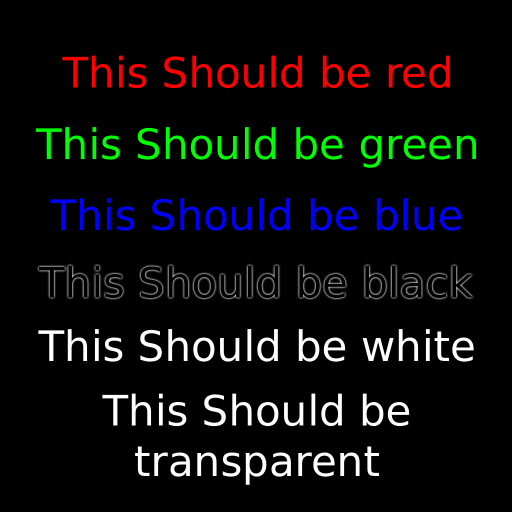
#> input picture Channel_Packing_Tool/default_assets/ORMA.png, 1024 x 1024 px (shown at 1/2 size)
$ python tool.py
#> lines starting #> are read from the running program, lines starting #| are printed output that depends on the picture
print ("tool opened")

from PIL import Image
import PIL
import numpy as np
import matplotlib.pyplot as plt
from tkinter import filedialog
#from tkinter import * #breaks image from PIL, don't use unless essential
#import tkinter as tk

print("librarys loaded")

##-----------------------Notes-----------------------
'''
imageVarName.Image.thumbnail((256,256)) #resizes an image -> PIL function


#default paths:
    #Output Path ./Channel_Packing_Tool/default_output/FILENAME.png
    #Input Path ./Channel_Packing_Tool/default_assets/FILENAME.png

#default asset names:
    Red=Occlusion.png
    Green=Roughness.png
    Blue=Metalic.png
    Alpha=Alpha_Mask.png

    Packed=ORMA

'''
##-----------------------testing zone-----------------------

DEBUG = True

def DBGprint(text):
    if DEBUG:
        print(text)


# [18 lines of commented-out code are left out]

def openImg(text,fileName):
#> called with text = 'Open channel packed image', fileName = 'ORMA.png'
    DBGprint(text=text)
    extensions = [".png","jpg"] #add filetypes to filedialog: filetypes= need to figure this shit out
    defaultPath = str("./Channel_Packing_Tool/default_assets/"+fileName)
    filePath = filedialog.askopenfilename(title=text,defaultextension=".png",initialfile=fileName) or defaultPath #opens a window to grab a file. if window is closed sets to default path
#> the answer given: default_assets/ORMA.png

    print ("so you have chosen:" ,filePath)
    file = PIL.Image.open(filePath)#opens the file from the path
#> file is the input picture: PIL image 1024x1024 RGBA; mean R, G, B, A 8, 8.5, 8.2, 250.4
    return file

    #(backup path("../default_assets/backup.png"))

def savImg(export,text,defaultName):
    #exportQuality = 90
    #filePath = filedialog.asksaveasfile()
    defaultPath = str("./Channel_Packing_Tool/default_output/"+defaultName)
    filePath = filedialog.asksaveasfilename(defaultextension=".png",title=text,initialfile=defaultName) or defaultPath

    #filePath = str("./default_output/",defaultName)
    #print("didn't manage to get that dictionary. defaulting to ",filePath)
    print ("file path for save is",filePath)
    try:
        export = export.save(fp=str(filePath))
    except ValueError as E:
        print("there was an error while attempting to export")
        print("the file path is ",filePath)
        print("the export details are ",export)
        DBGprint(text=str("EXPORT ERROR"+filePath+export))

    print ("attempted to save as: "+ str(filePath))
    #format    (fp=file path, format=png, parameters left unused) fp string: fp=str(filePath)


#RGBA = openImg(text="test")
#PIL.Image.Image.show(RGBA)

'''
RGBA = PIL.Image.open(grabPath())
PIL.Image._show(RGBA)
'''


##-----------------------Pack and Unpack Channels-----------------------
'''
def RGBAtoSingleChannel(RGBA):
    ImgArray = np.asarray(RGBA)#converts immage to array format: ImgArray[red,green,blue,alpha]
    DBGprint(text=ImgArray)
    pass
'''

'''
def PackToRGBA(red,green,blue,alpha,resolution):# return RGBA
    # [9 lines of commented-out code are left out]

    RArray = np.asarray(red)
    GArray = np.asarray(green)
    BArray = np.asarray(blue)
    AArray = np.asarray(alpha)

    PackedArray = np.array([RArray[0],GArray[0],BArray[0],AArray[0]])

    DBGprint(PackedArray)

    #       Height and width are switched in numpy for some reason
    #                     Height       Width
    #                       V            V
    data = np.zeros((resolution[1], resolution[0], 3), dtype=np.uint8)

    #PackedArray = np.zeros((5,5))
    DBGprint(PackedArray)

    RGBA = PIL.Image.fromarray(PackedArray)
    DBGprint(RGBA)
    PIL.Image._show(RGBA)#for debug opens the image in external

    #RGBA = Image.fromarray(data, 'RGB')
    return RGBA
'''

def packRGBA(red,green,blue,alpha,resolution):

    #---Make linear/grayscale images
    '''
    redLin = Image.Image.getchannel(channel=0,self=red)
    DBGprint(red)
    greenLin = Image.Image.getchannel(channel=0,self=green)
    DBGprint(green)
    blueLin = Image.Image.getchannel(channel=0,self=blue)
    DBGprint(blue)
    alphaLin = Image.Image.getchannel(channel=0,self=alpha)
    DBGprint(alpha)
    '''
    redLin = Image.Image.convert(self=red, mode='L') #makes image format liniar
    DBGprint(red)
    greenLin = Image.Image.convert(self=green, mode='L')
    DBGprint(green)
    blueLin = Image.Image.convert(self=blue, mode='L')
    DBGprint(blue)
    alphaLin = Image.Image.convert(self=alpha, mode='L')
    DBGprint(alpha)

    #Image.Image.show(redLin)
    #Image.Image.show(alpha)
    #---Combine into single image

    RGBA = Image.merge('RGBA', (redLin,greenLin,blueLin,alphaLin))
    #PIL.Image.Image.show(RGBA)
    DBGprint(RGBA)
    DBGprint(resolution)
    return RGBA

def unpackRGBA(RGBA):

    red,green,blue,alpha = Image.Image.split(RGBA)
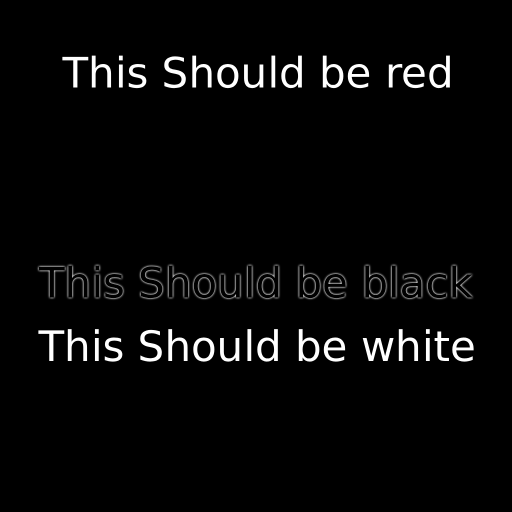
#> red: PIL image 1024x1024 L (shown at 1/2 size); min 0, max 255, mean 8
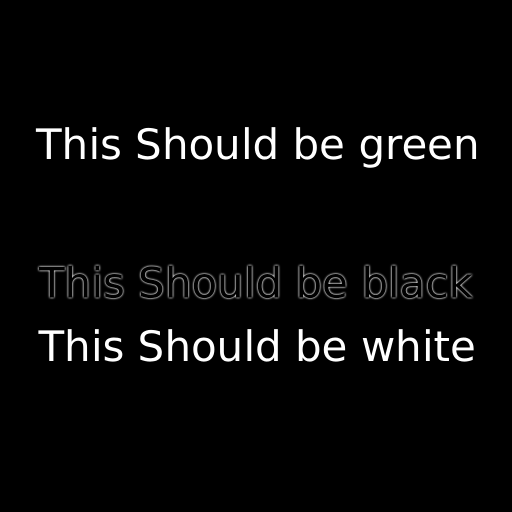
#> green: PIL image 1024x1024 L (shown at 1/2 size); min 0, max 255, mean 8.5
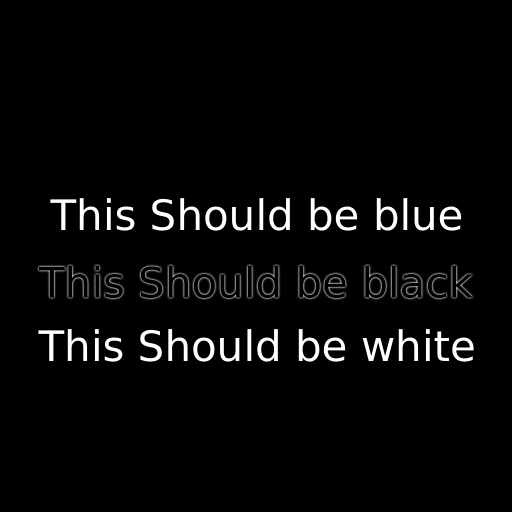
#> blue: PIL image 1024x1024 L (shown at 1/2 size); min 0, max 255, mean 8.2
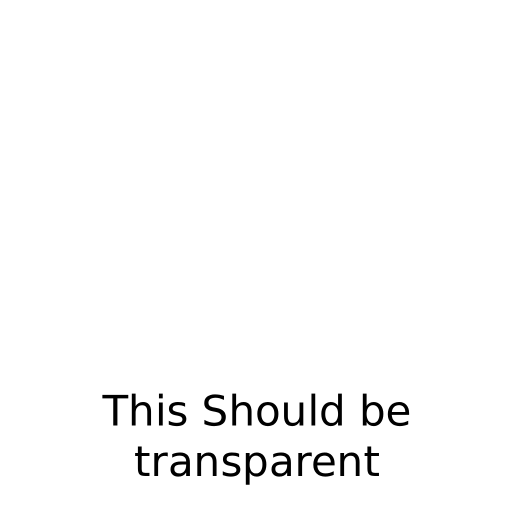
#> alpha: PIL image 1024x1024 L (shown at 1/2 size); min 0, max 255, mean 250.4

    RGBAList = [red,green,blue,alpha]
    return RGBAList


##-----------------------GUI-----------------------

#---->button class:
#location
#funcion
#colour/texture
#animation
    #---->slider subclass
    #size
    #values
    #textures

#---->window class:
#size
#buttons (childeren)
#colour/texture


##-----------------------Logic Maths etc-----------------------


running = True
while running:

    unpack = True

    if unpack:#if unpack mode is true
        #import packed
        RGBA = openImg(text="Open channel packed image",fileName="ORMA.png")

        #unpacks imported image
        Rchan,Gchan,Bchan,Achan = unpackRGBA(RGBA)

        #exports images
        savImg(export=Rchan,text="save Red channel texture, usually Ambient Occlusion",defaultName="Occlusion.png")

        savImg(export=Gchan,text="save Green channel texture, usually Roughness",defaultName="Roughness.png")

        savImg(export=Bchan,text="save Blue channel texture, usually Metalic",defaultName="Metalic.png")

        savImg(export=Achan,text="save Alpha channel texture, usually reserved for Mask",defaultName="Alpha_Mask.png")

    else:#if unpack mode is false
        #Import RGBA channels

        Rchan = openImg(text="open Red channel texture, usually Ambient Occlusion",fileName="Occlusion.png")
        print ("here are the details for the Red channel:", Rchan)
        #PIL.Image._show(Rchan)#for debug opens the image in external

        Gchan = openImg(text="open Green channel texture, usually Roughness",fileName="Roughness.png")
        print ("here are the details for the Green channel:", Gchan)
        #PIL.Image._show(Gchan)

        Bchan = openImg(text="open Blue channel texture, usually Metalic",fileName="Metalic.png")
        print ("here are the details for the Blue channel:", Bchan)
        #PIL.Image._show(Bchan)

        Achan = openImg(text="open Alpha channel texture, usually reserved for Mask",fileName="Alpha_Mask.png")
        print ("here are the details for the Alpha channel:", Achan)
        #PIL.Image._show(Achan)

        RGBA = packRGBA(red=Rchan,green=Gchan,blue=Bchan,alpha=Achan,resolution=[1024,1024])

        savImg(export=RGBA,text="save output file as",defaultName="ORMA.png")#change Rchan to RGBA when files are packed

        #Export packed file
        #filePath = filedialog.asksaveasfile()
        #Rchan.save(fp=str(filePath), format="png")


    q = input ("press enter to run again or type quit to end")
#> the answer given: n
#> (the run stopped early here; a loop or call above may not have finished)
